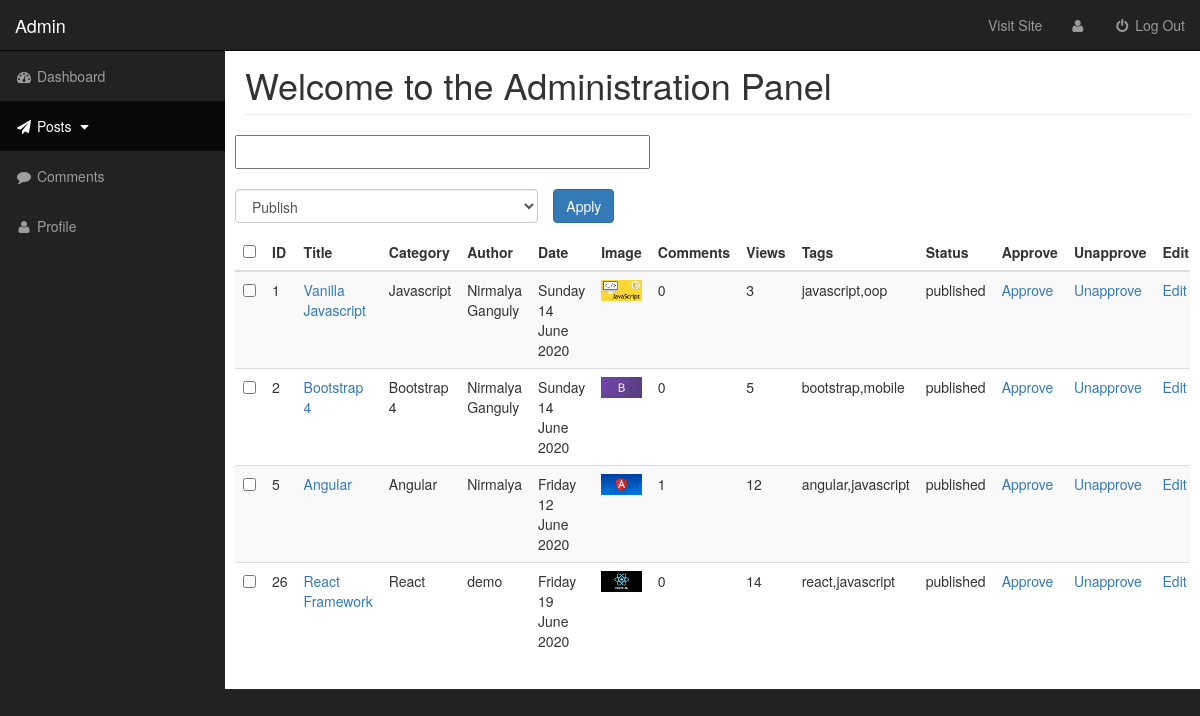
Screenshot of /admin/posts.php?source=view_all_posts with the database file from the repository.
### tables this page shows
CREATE TABLE `posts` (
  `post_id` int(11) NOT NULL,
  `post_title` varchar(255) NOT NULL,
  `post_category` varchar(255) NOT NULL,
  `post_author` varchar(255) NOT NULL,
  `post_content` text NOT NULL,
  `post_date` varchar(255) NOT NULL,
  `post_image` text NOT NULL,
  `post_comment_count` int(11) NOT NULL,
  `post_views` int(11) NOT NULL,
  `post_tags` text NOT NULL,
  `post_status` varchar(255) NOT NULL DEFAULT 'draft'
);

### admin/includes/functions.php (the view, shortened to what this page needs)
<?php  include "db.php";
?>
<?php
function show_posts(){
  global $connection;
  $query = "SELECT * FROM posts";
  $result = mysqli_query($connection,$query);
  while($row = mysqli_fetch_assoc($result)){
    $post_id = mysqli_real_escape_string($connection,$row['post_id']);
    $post_title = mysqli_real_escape_string($connection,$row['post_title']);
    $post_author = mysqli_real_escape_string($connection,$row['post_author']);
    $post_category = mysqli_real_escape_string($connection,$row['post_category']);
    $post_tags = mysqli_real_escape_string($connection,$row['post_tags']);
    $post_status = mysqli_real_escape_string($connection,$row['post_status']);
    $post_date = mysqli_real_escape_string($connection,$row['post_date']);
    $post_comment_count = mysqli_real_escape_string($connection,$row['post_comment_count']);
    $post_views = mysqli_real_escape_string($connection,$row['post_views']);
    $post_image = mysqli_real_escape_string($connection,$row['post_image']);
    ?>
    <tr id="title_row">
      <td><input type="checkbox" class="checkboxes" name="checkBoxArray[]" value="<?php echo $post_id; ?>"></td>
      <td><?php echo $post_id; ?></td>
      <td id="title"><a href="../single_post.php?post_id=<?php echo $post_id ?>"><?php echo $post_title; ?></a></td>
      <td><?php echo $post_category; ?></td>
      <td><?php echo $post_author; ?></td>
      <td><?php echo $post_date; ?></td>
      <td><img src="images/<?php echo $post_image; ?>" alt="" class="img-responsive" style="width:150px;"></td>
      <td><?php echo $post_comment_count; ?></td>
      <td><?php echo $post_views; ?></td>
      <td><?php echo $post_tags; ?></td>
      <td><?php echo $post_status; ?></td>
      <td><a href="includes/admin_posts_actions.php?action=approve&id=<?php echo $post_id; ?>">Approve</a></td>
      <td><a href="includes/admin_posts_actions.php?action=unapprove&id=<?php echo $post_id; ?>">Unapprove</a></td>
      <td><a href="posts.php?source=edit_post&id=<?php echo $post_id; ?>">Edit</a></td>
    </tr>
    <?php
  }
}
    ?>

### admin/css/sb-admin.css (style rules this page uses)
body { margin-top: 100px; background-color: #222; }
@media (min-width:768px) { body { margin-top: 50px; } }

### rows the page displays
posts: post_id "1", post_title "Vanilla Javascript", post_category "Javascript", post_author "Nirmalya Ganguly", post_date "Sunday 14 June 2020", post_image (picture), post_comment_count "0", post_views "3", post_tags "javascript,oop", post_status "published"
posts: post_id "2", post_title "Bootstrap 4", post_category "Bootstrap 4", post_author "Nirmalya Ganguly", post_date "Sunday 14 June 2020", post_image (picture), post_comment_count "0", post_views "5", post_tags "bootstrap,mobile", post_status "published"
posts: post_id "5", post_title "Angular", post_category "Angular", post_author "Nirmalya", post_date "Friday 12 June 2020", post_image (picture), post_comment_count "1", post_views "12", post_tags "angular,javascript", post_status "published"
posts: post_id "26", post_title "React Framework", post_category "React", post_author "demo", post_date "Friday 19 June 2020", post_image (picture), post_comment_count "0", post_views "14", post_tags "react,javascript", post_status "published"
